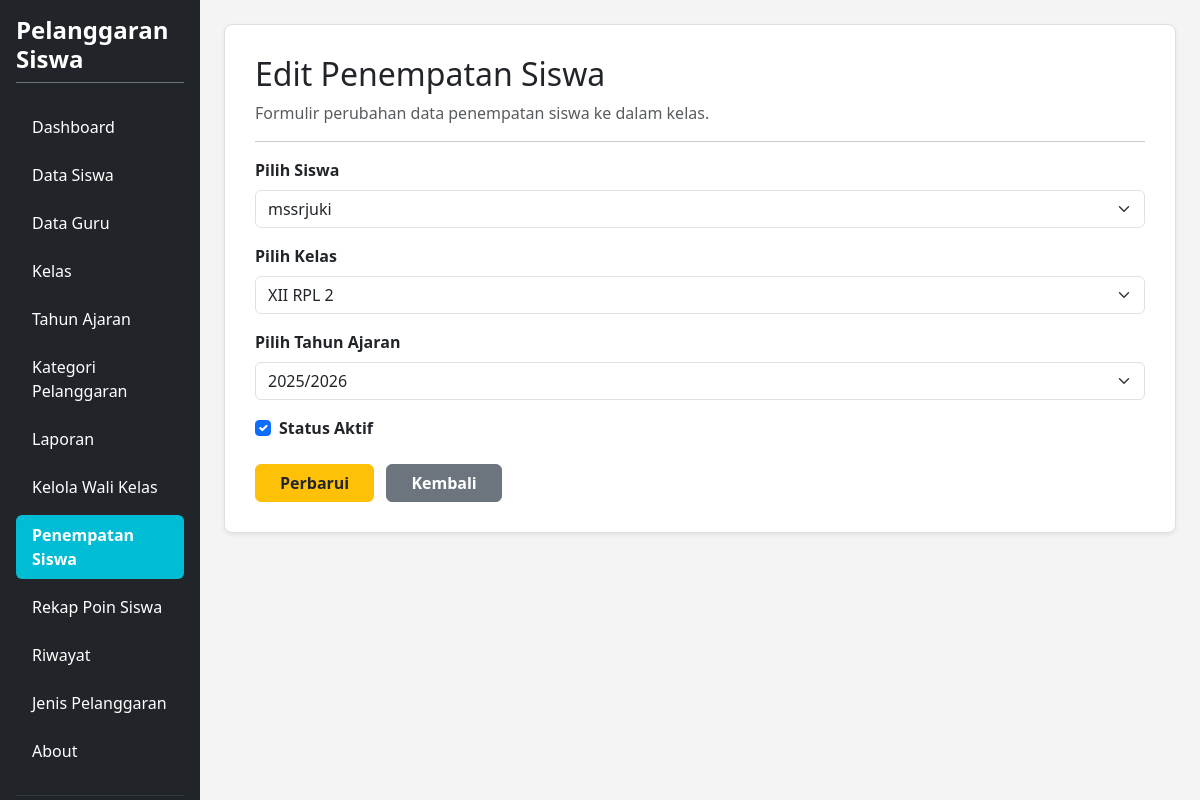
The page /edit_penempatan_siswa.php?id=256 (signed in) on the database its author committed.
### tables this page shows
CREATE TABLE `t_kelas_siswa` (
  `id` int(11) NOT NULL,
  `siswa_id` int(11) NOT NULL,
  `tahun_ajaran_id` int(11) NOT NULL,
  `kelas_id` int(11) NOT NULL,
  `tanggal_mulai` date NOT NULL,
  `tanggal_selesai` date NOT NULL,
  `status_aktif` tinyint(1) NOT NULL,
  `created_at` timestamp NOT NULL DEFAULT current_timestamp(),
  `updated_at` timestamp NOT NULL DEFAULT current_timestamp()
);

CREATE TABLE `t_siswa` (
  `id` int(11) NOT NULL,
  `nis` varchar(30) NOT NULL,
  `nisn` varchar(20) NOT NULL,
  `nama` varchar(150) NOT NULL,
  `kelas_id` int(11) DEFAULT NULL,
  `jenis_kelamin` char(1) NOT NULL,
  `tanggal_lahir` date NOT NULL,
  `alamat` text NOT NULL,
  `status_aktif` tinyint(1) NOT NULL,
  `created_at` timestamp NOT NULL DEFAULT current_timestamp(),
  `updated_at` timestamp NOT NULL DEFAULT current_timestamp()
);

CREATE TABLE `t_kelas` (
  `id` int(11) NOT NULL,
  `nama` varchar(100) NOT NULL,
  `tingkat` varchar(20) NOT NULL,
  `jurusan` varchar(100) NOT NULL,
  `status_aktif` tinyint(1) NOT NULL,
  `created_at` timestamp NULL DEFAULT current_timestamp(),
  `updated_at` timestamp NULL DEFAULT current_timestamp()
);

CREATE TABLE `t_tahun_ajaran` (
  `id` int(11) NOT NULL,
  `nama` varchar(20) NOT NULL,
  `tanggal_mulai` date NOT NULL,
  `tanggal_selesai` date NOT NULL,
  `status_aktif` tinyint(1) NOT NULL,
  `created_at` timestamp NULL DEFAULT current_timestamp(),
  `updated_at` timestamp NULL DEFAULT current_timestamp()
);

### edit_penempatan_siswa.php (the view, shortened to what this page needs)
<?php
require_once 'config.php';
$db_pdo = $pdo ?? ($conn instanceof PDO ? $conn : null);
$id = $_GET['id'] ?? null;
$penempatan = null;
if ($db_pdo) {
    try {
        $stmt = $db_pdo->prepare("SELECT * FROM t_kelas_siswa WHERE id = ?");
        $stmt->execute([$id]);
        $penempatan = $stmt->fetch(PDO::FETCH_ASSOC);
    } catch (Exception $e) {
    }
}
$siswa_list = [];
$kelas_list = [];
$tahun_list = [];
if ($db_pdo) {
    try {
        $siswa_list = $db_pdo->query("SELECT id, nama FROM t_siswa WHERE status_aktif = 1 ORDER BY nama ASC")->fetchAll(PDO::FETCH_ASSOC);
        $kelas_list = $db_pdo->query("SELECT id, nama FROM t_kelas WHERE status_aktif = 1 ORDER BY nama ASC")->fetchAll(PDO::FETCH_ASSOC);
        $tahun_list = $db_pdo->query("SELECT id, nama FROM t_tahun_ajaran ORDER BY id DESC")->fetchAll(PDO::FETCH_ASSOC);
    } catch (Exception $e) {
    }
}
?>
<!DOCTYPE html>
<html lang="id">
<head>
    <link href="https://cdn.jsdelivr.net/npm/bootstrap@5.3.8/dist/css/bootstrap.min.css" rel="stylesheet">
</head>
<body>
<div class="container-fluid d-flex p-0" style="min-height: 100vh;">
    <div class="row flex-grow-1 g-0 w-100">
        <?php include "layout/sidebar.php"; ?>
        <main class="col-md-9 col-lg-10 p-4">
            <div class="content-card shadow-sm">
                <div class="mb-3">
                    <h2>Edit Penempatan Siswa</h2>
                    <p class="text-muted mb-0">Formulir perubahan data penempatan siswa ke dalam kelas.</p>
                </div>
                <hr>
                <form action="" method="POST">
                    <div class="mb-3">
                        <label for="siswa_id" class="form-label fw-bold">Pilih Siswa</label>
                        <select class="form-select" id="siswa_id" name="siswa_id" required>
                            <?php foreach ($siswa_list as $s): ?>
                                <option value="<?= $s['id'] ?>" <?= (($penempatan['siswa_id'] ?? '') == $s['id']) ? 'selected' : '' ?>>
                                    <?= htmlspecialchars($s['nama']) ?>
                                </option>
                            <?php endforeach; ?>
                        </select>
                    </div>
                    <div class="mb-3">
                        <label for="kelas_id" class="form-label fw-bold">Pilih Kelas</label>
                        <select class="form-select" id="kelas_id" name="kelas_id" required>
                            <?php foreach ($kelas_list as $k): ?>
                                <option value="<?= $k['id'] ?>" <?= (($penempatan['kelas_id'] ?? '') == $k['id']) ? 'selected' : '' ?>>
                                    <?= htmlspecialchars($k['nama']) ?>
                                </option>
                            <?php endforeach; ?>
                        </select>
                    </div>
                    <div class="mb-3">
                        <label for="tahun_ajaran_id" class="form-label fw-bold">Pilih Tahun Ajaran</label>
                        <select class="form-select" id="tahun_ajaran_id" name="tahun_ajaran_id" required>
                            <?php foreach ($tahun_list as $ta): ?>
                                <option value="<?= $ta['id'] ?>" <?= (($penempatan['tahun_ajaran_id'] ?? '') == $ta['id']) ? 'selected' : '' ?>>
                                    <?= htmlspecialchars($ta['nama']) ?>
                                </option>
                            <?php endforeach; ?>
                        </select>
                    </div>
                    <div class="mb-3 form-check">
                        <input type="checkbox" class="form-check-input" id="status_aktif" name="status_aktif" value="1" <?= (($penempatan['status_aktif'] ?? 0) == 1) ? 'checked' : '' ?>>
                        <label class="form-check-label fw-bold" for="status_aktif">Status Aktif</label>
                    </div>
                    <div class="mt-4">
                        <button type="submit" name="submit" class="btn btn-warning fw-semibold px-4 text-dark">Perbarui</button>
                        <a href="penempatan_siswa.php" class="btn btn-secondary fw-semibold px-4 ms-2">Kembali</a>
                    </div>
                </form>
            </div>
        </main>
    </div>
</div>
</body>
</html>

### edit_penempatan_siswa.php (style rules this page uses)
body { background-color: #f4f4f4; overflow-x: hidden; margin: 0; }
.content-card { background-color: #ffffff; border: 1px solid #e0e0e0; border-radius: 8px; padding: 30px; box-shadow: 0 2px 5px rgba(0,0,0,0.05); }

### rows shown on the page
t_kelas_siswa: siswa_id "mssrjuki", kelas_id "XII RPL 2", tahun_ajaran_id "2025/2026", status_aktif "☑"
